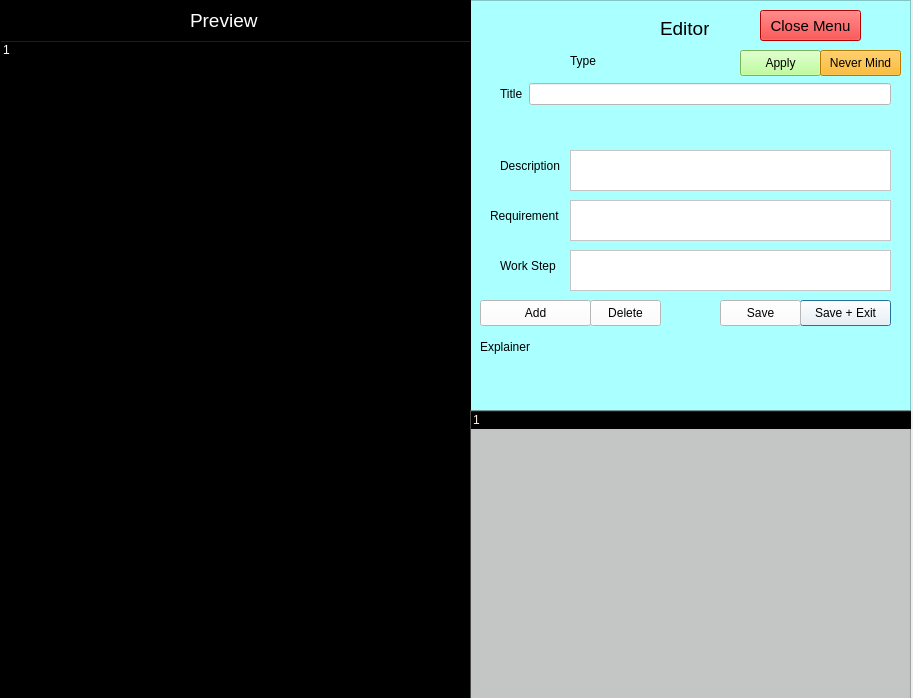
<?xml version="1.0" encoding="UTF-8"?>
<ui version="4.0">
 <class>Dialog</class>
 <widget class="QDialog" name="Dialog">
  <property name="geometry">
   <rect>
    <x>0</x>
    <y>0</y>
    <width>913</width>
    <height>698</height>
   </rect>
  </property>
  <property name="windowTitle">
   <string>Dialog</string>
  </property>
  <widget class="QLabel" name="label_4">
   <property name="geometry">
    <rect>
     <x>660</x>
     <y>20</y>
     <width>49</width>
     <height>16</height>
    </rect>
   </property>
   <property name="font">
    <font>
     <pointsize>14</pointsize>
    </font>
   </property>
   <property name="text">
    <string>Editor</string>
   </property>
  </widget>
  <widget class="QFrame" name="preview_frame">
   <property name="geometry">
    <rect>
     <x>0</x>
     <y>0</y>
     <width>471</width>
     <height>741</height>
    </rect>
   </property>
   <property name="styleSheet">
    <string notr="true">background-color: rgb(0, 0, 0);
color: rgb(255, 255, 255);</string>
   </property>
   <property name="frameShape">
    <enum>QFrame::Shape::StyledPanel</enum>
   </property>
   <property name="frameShadow">
    <enum>QFrame::Shadow::Raised</enum>
   </property>
   <widget class="QLabel" name="label_5">
    <property name="geometry">
     <rect>
      <x>190</x>
      <y>10</y>
      <width>71</width>
      <height>20</height>
     </rect>
    </property>
    <property name="font">
     <font>
      <pointsize>14</pointsize>
     </font>
    </property>
    <property name="text">
     <string>Preview</string>
    </property>
   </widget>
   <widget class="QTreeWidget" name="preview_text">
    <property name="geometry">
     <rect>
      <x>0</x>
      <y>40</y>
      <width>471</width>
      <height>661</height>
     </rect>
    </property>
    <property name="font">
     <font>
      <pointsize>12</pointsize>
     </font>
    </property>
    <property name="styleSheet">
     <string notr="true">color: rgb(255, 255, 255);
background-color: rgba(255, 255, 255, 0);</string>
    </property>
    <column>
     <property name="text">
      <string notr="true">1</string>
     </property>
    </column>
   </widget>
  </widget>
  <widget class="QFrame" name="frame_2">
   <property name="geometry">
    <rect>
     <x>470</x>
     <y>410</y>
     <width>441</width>
     <height>291</height>
    </rect>
   </property>
   <property name="styleSheet">
    <string notr="true">background-color: rgba(130, 136, 133, 100);
color: rgb(255, 255, 255);</string>
   </property>
   <property name="frameShape">
    <enum>QFrame::Shape::StyledPanel</enum>
   </property>
   <property name="frameShadow">
    <enum>QFrame::Shadow::Raised</enum>
   </property>
   <widget class="QTreeWidget" name="context_tree">
    <property name="geometry">
     <rect>
      <x>0</x>
      <y>0</y>
      <width>451</width>
      <height>291</height>
     </rect>
    </property>
    <property name="font">
     <font>
      <pointsize>15</pointsize>
     </font>
    </property>
    <property name="styleSheet">
     <string notr="true">background-color: rgba(255, 255, 255, 0);
color: rgb(255, 238, 230);</string>
    </property>
    <column>
     <property name="text">
      <string notr="true">1</string>
     </property>
    </column>
   </widget>
  </widget>
  <widget class="QFrame" name="frame_3">
   <property name="geometry">
    <rect>
     <x>470</x>
     <y>0</y>
     <width>441</width>
     <height>411</height>
    </rect>
   </property>
   <property name="styleSheet">
    <string notr="true">background-color: rgba(170, 255, 255, 255);</string>
   </property>
   <property name="frameShape">
    <enum>QFrame::Shape::StyledPanel</enum>
   </property>
   <property name="frameShadow">
    <enum>QFrame::Shadow::Raised</enum>
   </property>
   <widget class="QPushButton" name="save_exit_button">
    <property name="geometry">
     <rect>
      <x>330</x>
      <y>300</y>
      <width>91</width>
      <height>26</height>
     </rect>
    </property>
    <property name="styleSheet">
     <string notr="true">background-color: rgb(255, 255, 255);</string>
    </property>
    <property name="text">
     <string>Save + Exit</string>
    </property>
   </widget>
   <widget class="QLabel" name="item_type_label">
    <property name="geometry">
     <rect>
      <x>100</x>
      <y>50</y>
      <width>131</width>
      <height>21</height>
     </rect>
    </property>
    <property name="text">
     <string>Type</string>
    </property>
   </widget>
   <widget class="QPushButton" name="save_button">
    <property name="geometry">
     <rect>
      <x>250</x>
      <y>300</y>
      <width>81</width>
      <height>26</height>
     </rect>
    </property>
    <property name="styleSheet">
     <string notr="true">background-color: rgb(255, 255, 255);</string>
    </property>
    <property name="text">
     <string>Save</string>
    </property>
   </widget>
   <widget class="QPushButton" name="cancel_button">
    <property name="geometry">
     <rect>
      <x>290</x>
      <y>10</y>
      <width>101</width>
      <height>31</height>
     </rect>
    </property>
    <property name="font">
     <font>
      <family>Segoe UI</family>
      <pointsize>11</pointsize>
      <italic>false</italic>
      <bold>false</bold>
     </font>
    </property>
    <property name="styleSheet">
     <string notr="true">color: rgb(0, 0, 0);
font: 11pt &quot;Segoe UI&quot;;
background-color: rgb(255, 0, 0);</string>
    </property>
    <property name="text">
     <string>Close Menu</string>
    </property>
   </widget>
   <widget class="QPushButton" name="apply_button">
    <property name="geometry">
     <rect>
      <x>270</x>
      <y>50</y>
      <width>81</width>
      <height>26</height>
     </rect>
    </property>
    <property name="styleSheet">
     <string notr="true">background-color: rgb(170, 255, 127);</string>
    </property>
    <property name="text">
     <string>Apply</string>
    </property>
   </widget>
   <widget class="QPlainTextEdit" name="item_description">
    <property name="geometry">
     <rect>
      <x>100</x>
      <y>150</y>
      <width>321</width>
      <height>41</height>
     </rect>
    </property>
    <property name="styleSheet">
     <string notr="true">background-color: rgb(255, 255, 255);</string>
    </property>
   </widget>
   <widget class="QLabel" name="label_7">
    <property name="geometry">
     <rect>
      <x>500</x>
      <y>160</y>
      <width>61</width>
      <height>131</height>
     </rect>
    </property>
    <property name="text">
     <string>Description</string>
    </property>
   </widget>
   <widget class="QPlainTextEdit" name="item_require">
    <property name="geometry">
     <rect>
      <x>100</x>
      <y>200</y>
      <width>321</width>
      <height>41</height>
     </rect>
    </property>
    <property name="styleSheet">
     <string notr="true">background-color: rgb(255, 255, 255);</string>
    </property>
   </widget>
   <widget class="QPlainTextEdit" name="item_work_step">
    <property name="geometry">
     <rect>
      <x>100</x>
      <y>250</y>
      <width>321</width>
      <height>41</height>
     </rect>
    </property>
    <property name="styleSheet">
     <string notr="true">background-color: rgb(255, 255, 255);</string>
    </property>
   </widget>
   <widget class="QLabel" name="description_label">
    <property name="geometry">
     <rect>
      <x>30</x>
      <y>150</y>
      <width>61</width>
      <height>31</height>
     </rect>
    </property>
    <property name="styleSheet">
     <string notr="true">background-color: rgba(255, 255, 255, 0);</string>
    </property>
    <property name="text">
     <string>Description</string>
    </property>
   </widget>
   <widget class="QLabel" name="require_label">
    <property name="geometry">
     <rect>
      <x>20</x>
      <y>200</y>
      <width>71</width>
      <height>31</height>
     </rect>
    </property>
    <property name="styleSheet">
     <string notr="true">background-color: rgba(255, 255, 255, 0);</string>
    </property>
    <property name="text">
     <string>Requirement</string>
    </property>
   </widget>
   <widget class="QLabel" name="work_step_label">
    <property name="geometry">
     <rect>
      <x>30</x>
      <y>250</y>
      <width>71</width>
      <height>31</height>
     </rect>
    </property>
    <property name="styleSheet">
     <string notr="true">background-color: rgba(255, 255, 255, 0);</string>
    </property>
    <property name="text">
     <string>Work Step</string>
    </property>
   </widget>
   <widget class="QPushButton" name="never_mind_button">
    <property name="geometry">
     <rect>
      <x>350</x>
      <y>50</y>
      <width>81</width>
      <height>26</height>
     </rect>
    </property>
    <property name="styleSheet">
     <string notr="true">background-color: rgb(255, 170, 0);</string>
    </property>
    <property name="text">
     <string>Never Mind</string>
    </property>
   </widget>
   <widget class="QPushButton" name="add_button">
    <property name="geometry">
     <rect>
      <x>10</x>
      <y>300</y>
      <width>111</width>
      <height>26</height>
     </rect>
    </property>
    <property name="styleSheet">
     <string notr="true">background-color: rgb(255, 255, 255);</string>
    </property>
    <property name="text">
     <string>Add</string>
    </property>
   </widget>
   <widget class="QPushButton" name="delete_button">
    <property name="geometry">
     <rect>
      <x>120</x>
      <y>300</y>
      <width>71</width>
      <height>26</height>
     </rect>
    </property>
    <property name="styleSheet">
     <string notr="true">background-color: rgb(255, 255, 255);</string>
    </property>
    <property name="text">
     <string>Delete</string>
    </property>
   </widget>
   <widget class="QLabel" name="editor_tips">
    <property name="geometry">
     <rect>
      <x>10</x>
      <y>340</y>
      <width>421</width>
      <height>51</height>
     </rect>
    </property>
    <property name="text">
     <string>Explainer</string>
    </property>
    <property name="alignment">
     <set>Qt::AlignmentFlag::AlignLeading|Qt::AlignmentFlag::AlignLeft|Qt::AlignmentFlag::AlignTop</set>
    </property>
    <property name="wordWrap">
     <bool>true</bool>
    </property>
   </widget>
   <zorder>save_exit_button</zorder>
   <zorder>item_type_label</zorder>
   <zorder>save_button</zorder>
   <zorder>cancel_button</zorder>
   <zorder>apply_button</zorder>
   <zorder>label_7</zorder>
   <zorder>description_label</zorder>
   <zorder>require_label</zorder>
   <zorder>work_step_label</zorder>
   <zorder>item_require</zorder>
   <zorder>item_description</zorder>
   <zorder>item_work_step</zorder>
   <zorder>never_mind_button</zorder>
   <zorder>add_button</zorder>
   <zorder>delete_button</zorder>
   <zorder>editor_tips</zorder>
  </widget>
  <widget class="QWidget" name="layoutWidget">
   <property name="geometry">
    <rect>
     <x>500</x>
     <y>80</y>
     <width>391</width>
     <height>28</height>
    </rect>
   </property>
   <layout class="QHBoxLayout" name="horizontalLayout">
    <item>
     <widget class="QLabel" name="title_label">
      <property name="text">
       <string>Title</string>
      </property>
     </widget>
    </item>
    <item>
     <widget class="QLineEdit" name="item_title">
      <property name="styleSheet">
       <string notr="true">background-color: rgb(255, 255, 255);</string>
      </property>
     </widget>
    </item>
   </layout>
  </widget>
  <widget class="QWidget" name="layoutWidget">
   <property name="geometry">
    <rect>
     <x>500</x>
     <y>110</y>
     <width>391</width>
     <height>28</height>
    </rect>
   </property>
   <layout class="QHBoxLayout" name="horizontalLayout_2">
    <item>
     <widget class="QLabel" name="number_label">
      <property name="text">
       <string>Number</string>
      </property>
     </widget>
    </item>
    <item>
     <widget class="QLineEdit" name="item_number">
      <property name="styleSheet">
       <string notr="true">background-color: rgb(255, 255, 255);</string>
      </property>
     </widget>
    </item>
   </layout>
  </widget>
  <zorder>frame_3</zorder>
  <zorder>layoutWidget</zorder>
  <zorder>layoutWidget</zorder>
  <zorder>label_4</zorder>
  <zorder>preview_frame</zorder>
  <zorder>frame_2</zorder>
 </widget>
 <resources/>
 <connections/>
</ui>
